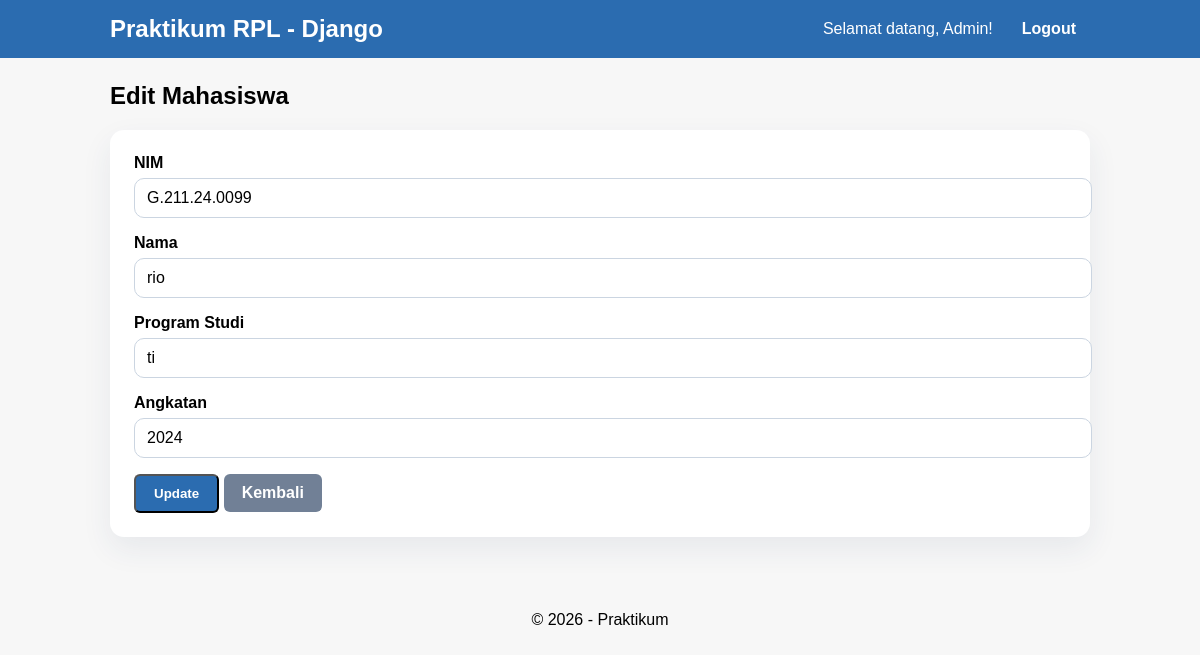
The app's page /mahasiswa/edit/4/ (signed in) with its own data.
### mahasiswa/models.py (models this page shows, shortened)
class Mahasiswa(models.Model):
    nim = models.CharField(max_length=15, unique=True)
    nama = models.CharField(max_length=100)
    programstudi = models.CharField(max_length=50)
    angkatan = models.IntegerField()

### mahasiswa/views.py (the view, shortened to what this page needs)
# urls.py: path('edit/<int:id>/', views.edit_mahasiswa, name='edit_mahasiswa'),
@login_required(login_url='/accounts/login/')
def edit_mahasiswa(request, id):
    mhs = Mahasiswa.objects.get(id=id)
    error = ''
    return render(request, 'mahasiswa/edit.html', {
        'mhs': mhs,
        'error': error,
    })

### mahasiswa/templates/mahasiswa/edit.html (shortened to what this page needs)
{% extends 'mahasiswa/base.html' %}
{% block content %}
<h2>Edit Mahasiswa</h2>
<div class="form-card">
  <form method="post">
    <div class="form-field">
      <label for="nim">NIM</label>
      <input type="text" name="nim" id="nim" value="{{ mhs.nim }}" required>
    </div>
    <div class="form-field">
      <label for="nama">Nama</label>
      <input type="text" name="nama" id="nama" value="{{ mhs.nama }}" required>
    </div>
    <div class="form-field">
      <label for="programstudi">Program Studi</label>
      <input type="text" name="programstudi" id="programstudi" value="{{ mhs.programstudi }}" required>
    </div>
    <div class="form-field">
      <label for="angkatan">Angkatan</label>
      <input type="number" name="angkatan" id="angkatan" value="{{ mhs.angkatan }}" required>
    </div>
    <button type="submit" class="btn">Update</button>
    <a href="{% url 'daftar_mahasiswa' %}" class="btn secondary">Kembali</a>
  </form>
</div>
{% endblock %}

### mahasiswa/templates/mahasiswa/base.html (shortened to what this page needs)
{% load static %}
<!DOCTYPE html>
<html lang="id">
<head>
    {% load static %}
    <link rel="stylesheet" href="{% static 'mahasiswa/css/style.css' %}">
</head>
<body>
    <header>
        <div class="header-container">
            <h1>Praktikum RPL - Django</h1>
            <nav class="header-nav">
                {% if user.is_authenticated %}
                    <span>Selamat datang, {{ user.username }}!</span>
                    <a href="{% url 'logout' %}" class="nav-link">Logout</a>
                {% else %}
                    <a href="{% url 'login' %}" class="nav-link">Login</a>
                {% endif %}
            </nav>
        </div>
    </header>
    <main>
        {% block content %}{% endblock %}
    </main>
    <footer>
        <center>
            <p>&copy; 2026 - Praktikum</p>
        </center>
    </footer>
</body>
</html>

### mahasiswa/static/mahasiswa/css/style.css (style rules this page uses)
body { font-family: Arial, sans-serif; margin: 0; padding: 0; background: #f7f7f7; }
header { background: #2b6cb0; color: white; padding: 12px 20px; }
.header-container { max-width: 980px; margin: 0 auto; display: flex; align-items: center; justify-content: space-between; gap: 20px; flex-wrap: wrap; }
.header-container h1 { margin: 0; font-size: 1.5rem; }
.header-nav { display: flex; align-items: center; gap: 15px; }
.nav-link { color: white; text-decoration: none; font-weight: 600; padding: 8px 14px; border-radius: 6px; transition: background-color 0.2s ease; }
main { max-width: 980px; margin: 24px auto; padding: 0 20px 32px; }
.btn { display: inline-block; padding: 10px 18px; background: #2b6cb0; color: white; text-decoration: none; border-radius: 6px; font-weight: 600; transition: background-color 0.2s ease; }
.btn.secondary { background: #718096; }
.form-card { background: white; border-radius: 14px; box-shadow: 0 12px 30px rgba(34, 63, 99, 0.08); padding: 24px; margin-bottom: 18px; }
.form-field { margin-bottom: 16px; }
.form-field label { display: block; margin-bottom: 6px; font-weight: 600; }
.form-field input { width: 100%; padding: 10px 12px; border: 1px solid #cbd5e1; border-radius: 10px; font-size: 1rem; }

### records on screen
Mahasiswa: nim "G.211.24.0099", nama "rio", programstudi "ti", angkatan "2024"

### other values on screen
{{ user.username }} "Admin"
